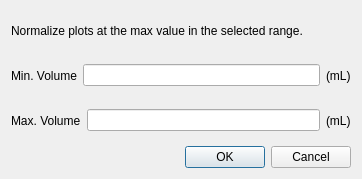
<?xml version="1.0" encoding="UTF-8"?>
<!--
FSECplotter2 - The interactive plotting application for FSEC.

Copyright 2015-2016, TaizoAyase, tikuta, biochem-fan

This file is part of FSECplotter2.

FSECplotter2 is free software: you can redistribute it and/or modify
it under the terms of the GNU General Public License as published by
the Free Software Foundation, either version 2 of the License, or
(at your option) any later version.

This program is distributed in the hope that it will be useful,
but WITHOUT ANY WARRANTY; without even the implied warranty of
MERCHANTABILITY or FITNESS FOR A PARTICULAR PURPOSE.  See the
GNU General Public License for more details.

You should have received a copy of the GNU General Public License
along with this program.  If not, see <http://www.gnu.org/licenses/>.
-->
<ui version="4.0">
 <class>YaxisScalingDialog</class>
 <widget class="QDialog" name="YaxisScalingDialog">
  <property name="geometry">
   <rect>
    <x>0</x>
    <y>0</y>
    <width>362</width>
    <height>179</height>
   </rect>
  </property>
  <property name="windowTitle">
   <string>Y-axis Scaling</string>
  </property>
  <layout class="QVBoxLayout" name="verticalLayout">
   <item>
    <widget class="QLabel" name="label">
     <property name="text">
      <string>Normalize plots at the max value in the selected range.</string>
     </property>
    </widget>
   </item>
   <item>
    <layout class="QHBoxLayout" name="horizontalLayout">
     <item>
      <widget class="QLabel" name="x_axis_label">
       <property name="text">
        <string>Min. Volume</string>
       </property>
       <property name="buddy">
        <cstring>lineEdit</cstring>
       </property>
      </widget>
     </item>
     <item>
      <widget class="QLineEdit" name="lineEdit"/>
     </item>
     <item>
      <widget class="QLabel" name="unit_label">
       <property name="text">
        <string>(mL)</string>
       </property>
      </widget>
     </item>
    </layout>
   </item>
   <item>
    <layout class="QHBoxLayout" name="horizontalLayout_3">
     <item>
      <widget class="QLabel" name="x_axis_label_2">
       <property name="text">
        <string>Max. Volume</string>
       </property>
       <property name="buddy">
        <cstring>lineEdit_2</cstring>
       </property>
      </widget>
     </item>
     <item>
      <widget class="QLineEdit" name="lineEdit_2"/>
     </item>
     <item>
      <widget class="QLabel" name="unit_label_2">
       <property name="text">
        <string>(mL)</string>
       </property>
      </widget>
     </item>
    </layout>
   </item>
   <item>
    <widget class="QDialogButtonBox" name="buttonBox">
     <property name="orientation">
      <enum>Qt::Horizontal</enum>
     </property>
     <property name="standardButtons">
      <set>QDialogButtonBox::Cancel|QDialogButtonBox::Ok</set>
     </property>
    </widget>
   </item>
  </layout>
 </widget>
 <resources/>
 <connections>
  <connection>
   <sender>buttonBox</sender>
   <signal>accepted()</signal>
   <receiver>YaxisScalingDialog</receiver>
   <slot>accept()</slot>
   <hints>
    <hint type="sourcelabel">
     <x>248</x>
     <y>81</y>
    </hint>
    <hint type="destinationlabel">
     <x>157</x>
     <y>274</y>
    </hint>
   </hints>
  </connection>
  <connection>
   <sender>buttonBox</sender>
   <signal>rejected()</signal>
   <receiver>YaxisScalingDialog</receiver>
   <slot>reject()</slot>
   <hints>
    <hint type="sourcelabel">
     <x>268</x>
     <y>81</y>
    </hint>
    <hint type="destinationlabel">
     <x>286</x>
     <y>274</y>
    </hint>
   </hints>
  </connection>
 </connections>
</ui>
